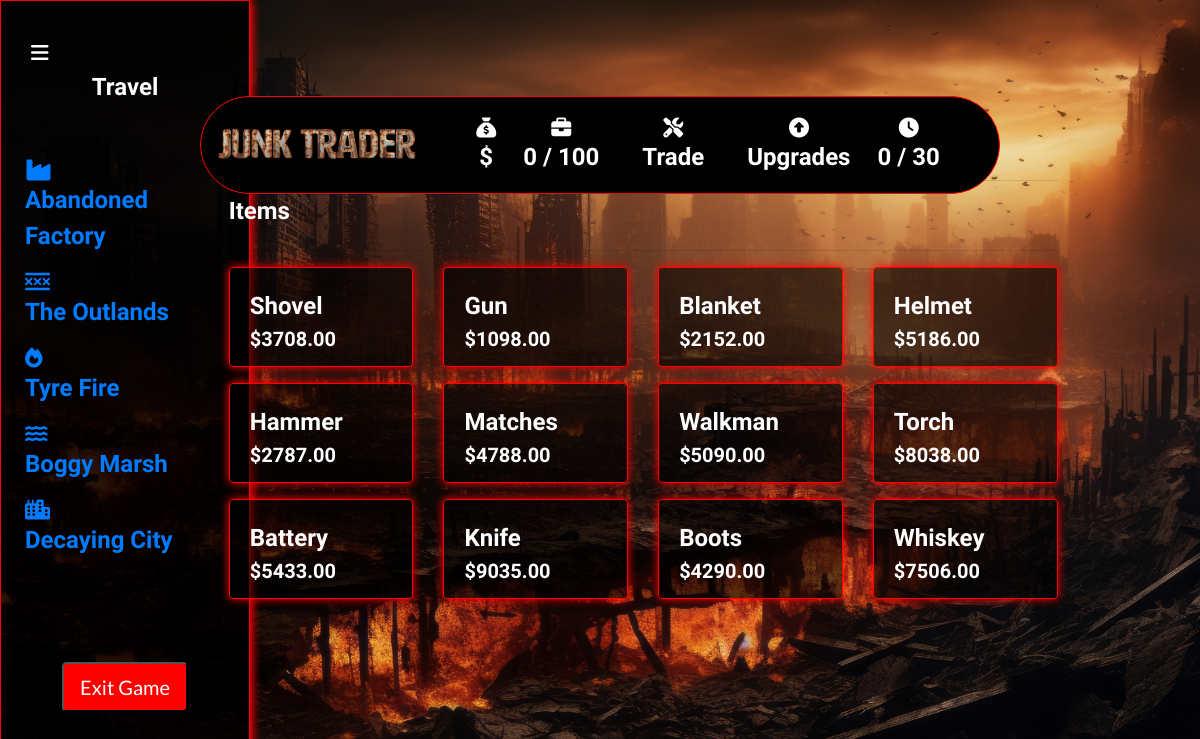
The app's page /collectables/, older data.
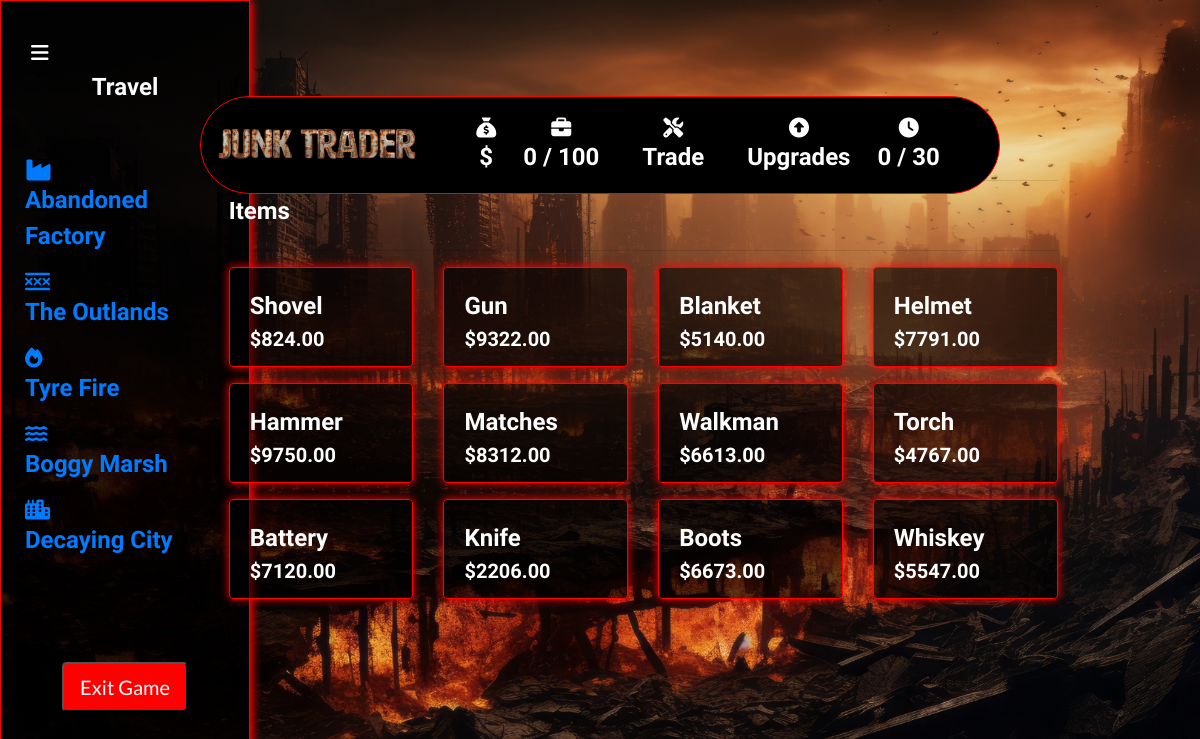
The same page, newer data.
### collectables/models.py (models this page shows, shortened)
class Collectable(models.Model):
    name = models.CharField(max_length=254)
    description = models.TextField()
    price = models.DecimalField(max_digits=6, decimal_places=2)
    previous_price = models.DecimalField(max_digits=10, decimal_places=2, default=0)
    image_url = models.URLField(max_length=1024, null=True, blank=True)
    image = models.ImageField(null=True, blank=True)
    glb_file = models.FileField(upload_to='glb_files/', null=True, blank=True)

### collectables/views.py (the view)
# urls.py: path('', views.all_collectables, name='collectables'),
def all_collectables(request):
    collectables = Collectable.objects.all()
    context = {
        'collectables': collectables,
    }
    return render(request, 'collectables/collectables.html', context)

### backpack/contexts.py (called while the page is built, shortened)
def backpack_contents(request):
    backpack_items = []
    total = 0
    total_quantity = 0
    collectable_count = 0
    backpack = request.session.get('backpack', {})
    grand_total = total
    context = {
        'backpack_items': backpack_items,
        'total': total,
        'total_quantity': total_quantity,
        'collectable_count': collectable_count,
        'grand_total': grand_total,
    }
    return context

def total_amount(request):
    total_amount = [0]
    return {'total_amount': total_amount}

def days_played(request):
    return {'days_played': request.session.get('days_played', 0)}

### collectables/templates/collectables/collectables.html (shortened to what this page needs)
{% extends "base.html" %}
{% load static %}
{% block page_header %}
    <div class="container header-container">
    </div>
{% endblock %}
{% block content %}
<div class="container-fluid">
    <div class="row">
        <div class="col-md-3">
            <div class="fixed-panel">
                {% include 'includes/fixed_panel.html' %}
            </div>
        </div>
    </div>
</div>
<div class="container-fluid content-column">
    <div class="container mb-2 backpack-text content-column">
        <div class="row">
            <div class="col">
                <h2 class="logo-font mb-4">Items</h2>
                <hr>
            </div>
        </div>
        <div class="row">
            {% for collectable in collectables %}
                <div class="col-sm-6 col-md-4 col-lg-4 col-xl-3 mb-3">
                    <div class="card box h-100 border-2 text-white">
                        <div class="card-body pb-0">
                            <p class="mb-0">{{ collectable.name }}</p>
                        </div>
                        <div class="card-footer pt-0 border-0 text-left text-white">
                            <div class="row">
                                <div class="col">
                                    <p class="lead mb-0 text-left font-weight-bold">${{ collectable.price }}</p>
                                </div>
                            </div>
                        </div>
                    </div>
                </div>
            {% endfor %}
        </div>
    </div>
</div>
{% endblock %}

Row changes from the older to the newer data that the page shows:
changed Collectable "Shovel": price "3708.00" → "824.00"
changed Collectable "Gun": price "1098.00" → "9322.00"
changed Collectable "Blanket": price "2152.00" → "5140.00"
changed Collectable "Helmet": price "5186.00" → "7791.00"
changed Collectable "Hammer": price "2787.00" → "9750.00"
changed Collectable "Matches": price "4788.00" → "8312.00"
changed Collectable "Walkman": price "5090.00" → "6613.00"
changed Collectable "Torch": price "8038.00" → "4767.00"
changed Collectable "Battery": price "5433.00" → "7120.00"
changed Collectable "Knife": price "9035.00" → "2206.00"
changed Collectable "Boots": price "4290.00" → "6673.00"
changed Collectable "Whiskey": price "7506.00" → "5547.00"
